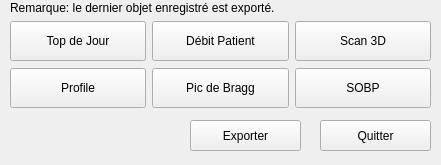
<?xml version="1.0" encoding="UTF-8"?>
<ui version="4.0">
 <class>CSVDialog</class>
 <widget class="QWidget" name="CSVDialog">
  <property name="geometry">
   <rect>
    <x>0</x>
    <y>0</y>
    <width>441</width>
    <height>165</height>
   </rect>
  </property>
  <property name="windowTitle">
   <string>Form</string>
  </property>
  <property name="styleSheet">
   <string notr="true"/>
  </property>
  <widget class="QPushButton" name="pushButton_export">
   <property name="geometry">
    <rect>
     <x>190</x>
     <y>120</y>
     <width>111</width>
     <height>31</height>
    </rect>
   </property>
   <property name="text">
    <string>Exporter</string>
   </property>
  </widget>
  <widget class="QPushButton" name="pushButton_quitte">
   <property name="geometry">
    <rect>
     <x>320</x>
     <y>120</y>
     <width>111</width>
     <height>31</height>
    </rect>
   </property>
   <property name="text">
    <string>Quitter</string>
   </property>
  </widget>
  <widget class="QLabel" name="label_7">
   <property name="geometry">
    <rect>
     <x>10</x>
     <y>0</y>
     <width>351</width>
     <height>16</height>
    </rect>
   </property>
   <property name="text">
    <string>&lt;html&gt;&lt;head/&gt;&lt;body&gt;&lt;p&gt;Remarque: le dernier objet enregistré est exporté.&lt;/p&gt;&lt;/body&gt;&lt;/html&gt;</string>
   </property>
  </widget>
  <widget class="QWidget" name="gridLayoutWidget">
   <property name="geometry">
    <rect>
     <x>10</x>
     <y>20</y>
     <width>421</width>
     <height>91</height>
    </rect>
   </property>
   <layout class="QGridLayout" name="gridLayout">
    <item row="2" column="1">
     <widget class="QPushButton" name="pushButton_showDebitPatient">
      <property name="minimumSize">
       <size>
        <width>130</width>
        <height>40</height>
       </size>
      </property>
      <property name="text">
       <string>Débit Patient</string>
      </property>
      <property name="checkable">
       <bool>true</bool>
      </property>
     </widget>
    </item>
    <item row="2" column="0">
     <widget class="QPushButton" name="pushButton_showTopDeJour">
      <property name="minimumSize">
       <size>
        <width>130</width>
        <height>40</height>
       </size>
      </property>
      <property name="text">
       <string>Top de Jour</string>
      </property>
      <property name="checkable">
       <bool>true</bool>
      </property>
     </widget>
    </item>
    <item row="2" column="2">
     <widget class="QPushButton" name="pushButton_showScan3D">
      <property name="minimumSize">
       <size>
        <width>130</width>
        <height>40</height>
       </size>
      </property>
      <property name="text">
       <string>Scan 3D</string>
      </property>
      <property name="checkable">
       <bool>true</bool>
      </property>
     </widget>
    </item>
    <item row="3" column="0">
     <widget class="QPushButton" name="pushButton_showProfile">
      <property name="minimumSize">
       <size>
        <width>130</width>
        <height>40</height>
       </size>
      </property>
      <property name="text">
       <string>Profile</string>
      </property>
      <property name="checkable">
       <bool>true</bool>
      </property>
     </widget>
    </item>
    <item row="3" column="1">
     <widget class="QPushButton" name="pushButton_showPicDeBragg">
      <property name="minimumSize">
       <size>
        <width>130</width>
        <height>40</height>
       </size>
      </property>
      <property name="text">
       <string>Pic de Bragg</string>
      </property>
      <property name="checkable">
       <bool>true</bool>
      </property>
     </widget>
    </item>
    <item row="3" column="2">
     <widget class="QPushButton" name="pushButton_showSOBP">
      <property name="minimumSize">
       <size>
        <width>130</width>
        <height>40</height>
       </size>
      </property>
      <property name="text">
       <string>SOBP</string>
      </property>
      <property name="checkable">
       <bool>true</bool>
      </property>
     </widget>
    </item>
   </layout>
  </widget>
 </widget>
 <resources/>
 <connections/>
</ui>
